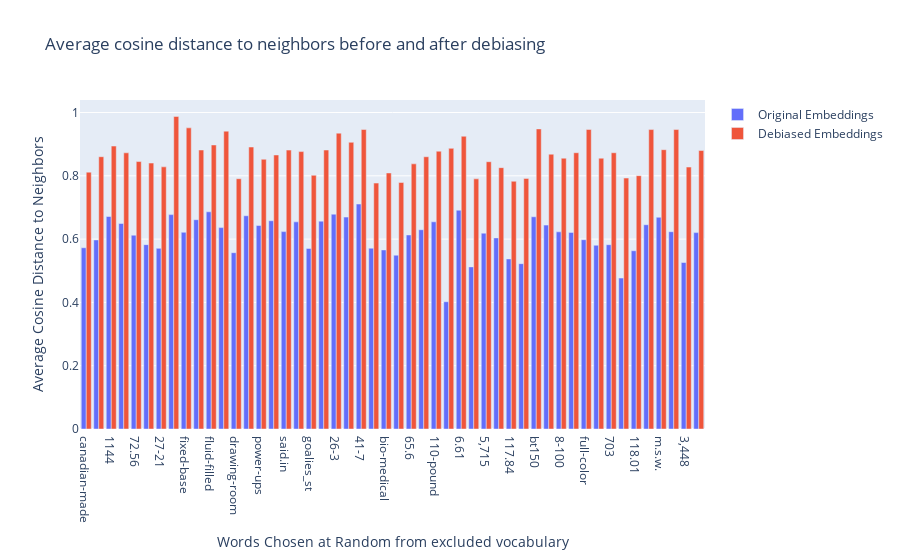

The cell this chart's notebook holds for it:
### Code cell
#plot the average distance to neighbors before and after debiasing
import plotly.graph_objects as go
import plotly.express as px

fig = go.Figure()
fig.add_trace(go.Bar(x=df_merged_punct['word'],
              y=df_average['distance_original'], name='Original Embeddings'))
fig.add_trace(go.Bar(x=df_merged_punct['word'],
              y=df_average['distance_debiased'], name='Debiased Embeddings'))
#add title
fig.update_layout(
    title_text='Average cosine distance to neighbors before and after debiasing')
#change x axis title
fig.update_xaxes(title_text='Words Chosen at Random from excluded vocabulary')
#change y axis title
fig.update_yaxes(title_text='Average Cosine Distance to Neighbors')

fig.show()

### Figure 1 — Plotly figure (JSON) as saved in the notebook; plotly's stock layout.template omitted (floating-point values rounded to 4 significant figures)
{"data": [{"name": "Original Embeddings", "type": "bar", "x": ["canadian-made", "kc6", "1144", "books-a-million", "72.56", "173", "27-21", "3,950", "fixed-base", "80-bed", "fluid-filled", "social-democratic", "drawing-room", "ta'er", "power-ups", "army-navy", "said.in", "78.26", "goalies_st", "dot.com", "26-3", ".059", "41-7", "164.9", "bio-medical", "hip-o", "65.6", "2fm", "110-pound", "ω1", "6.61", "abraham@globe.com", "5,715", "49-33", "117.84", "0905", "bt150", "76.69", "8-100", "5-4-3", "full-color", "a-pound", "703", "33.55", "118.01", "42,000-seat", "m.s.w.", "25-footer", "3,448", "b.b.c."], "y": [0.5727, 0.5974, 0.6714, 0.6494, 0.6124, 0.5825, 0.5708, 0.6774, 0.6216, 0.6614, 0.6863, 0.6364, 0.5571, 0.6738, 0.6429, 0.658, 0.6237, 0.6545, 0.5706, 0.6568, 0.6789, 0.6696, 0.7108, 0.5713, 0.5658, 0.5492, 0.6131, 0.6297, 0.6547, 0.4022, 0.6914, 0.5122, 0.6188, 0.6039, 0.5374, 0.5224, 0.6706, 0.6443, 0.623, 0.6212, 0.5982, 0.5807, 0.5823, 0.4769, 0.5632, 0.6455, 0.669, 0.6234, 0.5261, 0.6206]}, {"name": "Debiased Embeddings", "type": "bar", "x": ["canadian-made", "kc6", "1144", "books-a-million", "72.56", "173", "27-21", "3,950", "fixed-base", "80-bed", "fluid-filled", "social-democratic", "drawing-room", "ta'er", "power-ups", "army-navy", "said.in", "78.26", "goalies_st", "dot.com", "26-3", ".059", "41-7", "164.9", "bio-medical", "hip-o", "65.6", "2fm", "110-pound", "ω1", "6.61", "abraham@globe.com", "5,715", "49-33", "117.84", "0905", "bt150", "76.69", "8-100", "5-4-3", "full-color", "a-pound", "703", "33.55", "118.01", "42,000-seat", "m.s.w.", "25-footer", "3,448", "b.b.c."], "y": [0.8116, 0.8604, 0.894, 0.8727, 0.8451, 0.8403, 0.8283, 0.9876, 0.9516, 0.8816, 0.8975, 0.9412, 0.7908, 0.891, 0.8523, 0.8659, 0.8813, 0.8766, 0.8017, 0.8815, 0.9348, 0.9059, 0.9463, 0.777, 0.809, 0.7788, 0.8378, 0.8602, 0.8778, 0.8868, 0.925, 0.7904, 0.8446, 0.8258, 0.7828, 0.7919, 0.9482, 0.8683, 0.8557, 0.873, 0.9464, 0.8556, 0.8729, 0.7929, 0.8005, 0.9461, 0.8825, 0.9462, 0.8277, 0.8799]}], "layout": {"title": {"text": "Average cosine distance to neighbors before and after debiasing"}, "xaxis": {"title": {"text": "Words Chosen at Random from excluded vocabulary"}}, "yaxis": {"title": {"text": "Average Cosine Distance to Neighbors"}}}}
